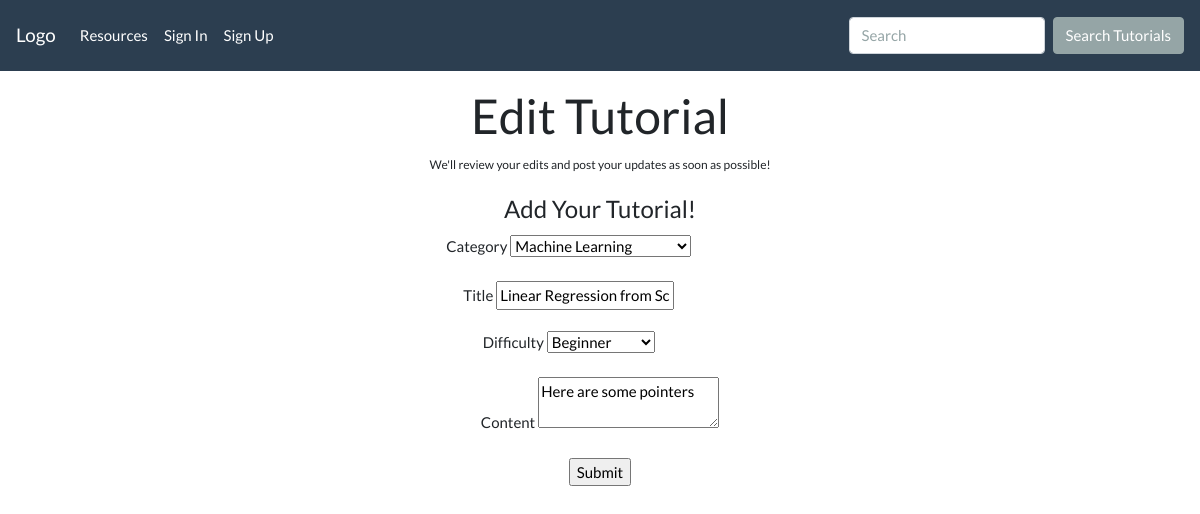
The app's page /tutorials/edit/1, older data.
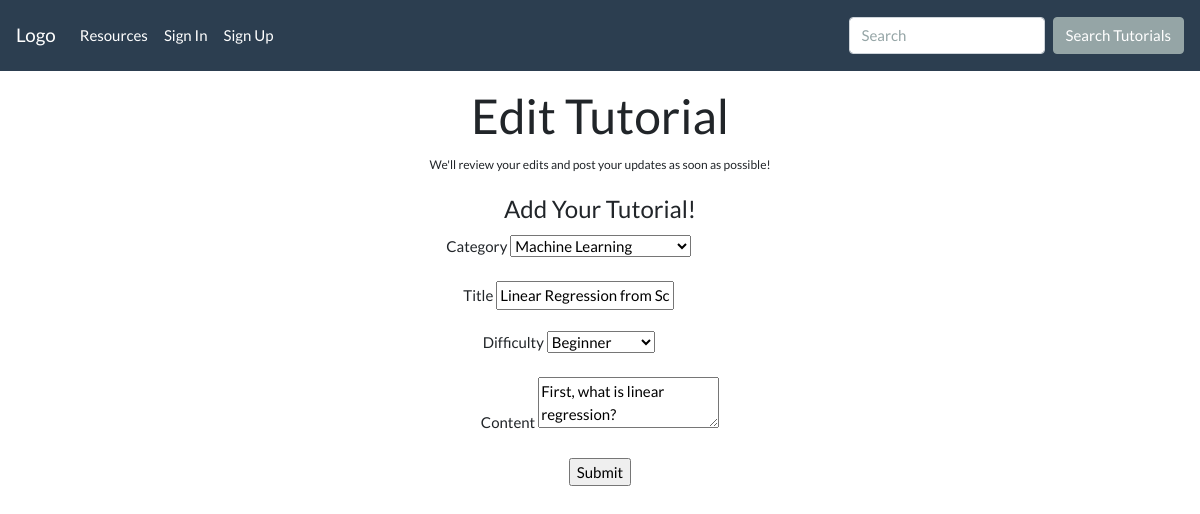
The same page, newer data.
### tutorial_app/models.py (models this page shows)
class Tutorial(db.Model):
    id = db.Column(db.Integer, primary_key=True)
    category = db.Column(
        db.Enum(TutorialCategory), default=TutorialCategory.OTHER
    )
    title = db.Column(db.String(40), nullable=False)
    difficulty = db.Column(
        db.Enum(Difficulty), default=Difficulty.INTERMEDIATE
    )
    body = db.Column(db.String(10000), nullable=False)
    saved_by = db.relationship(
        "User",
        secondary="saved_tutorials",
        back_populates="saved_tutorials",
    )

### tutorial_app/main/routes.py (the view, shortened to what this page needs)
@main.route("/tutorials/edit/<tutorial_id>", methods=["GET", "POST"])
def edit_tutorial(tutorial_id):
    tutorial = Tutorial.query.get(tutorial_id)
    form = TutorialForm(obj=tutorial)
    return render_template("edit_tutorial.html", form=form, tutorial=tutorial)

### tutorial_app/main/forms.py
class TutorialForm(FlaskForm):
    category = SelectField(
        "Category",
        choices=TutorialCategory.choices(),
        validators=[DataRequired()],
    )
    title = StringField("Title", validators=[DataRequired(), Length(max=80)])
    difficulty = SelectField(
        "Difficulty",
        choices=Difficulty.choices(),
        validators=[DataRequired()],
    )
    body = TextAreaField(
        "Content", validators=[DataRequired(), Length(min=5)]
    )
    submit = SubmitField("Submit")

### tutorial_app/utils.py (called while the page is built)
    def __str__(self):
        return str(self.value)

### tutorial_app/templates/edit_tutorial.html (shortened to what this page needs)
{% extends 'base.html' %}
{% block content %}
<div class="col-md-9 text-center m-auto">
  <h1 class="mt-3">Edit Tutorial</h1>
  <small>We'll review your edits and post your updates as soon as possible!</small>
  <form action="{{ url_for('main.edit_tutorial', tutorial_id=tutorial.id) }}" method="POST" class="m-auto text-center col-md-6">
    <fieldset>
      <legend class="mt-3">Add Your Tutorial!</legend>
      <div class="form-group col">
        <div class="col-sm-10">
          {{ form.category.label }}
          {{ form.category }}
        </div>
      </div>
      <div class="form-group col">
        <div class="col-sm-10">
          {{ form.title.label }}
          {{ form.title }}
        </div>
      </div>
      <div class="form-group col">
        <div class="col-sm-10">
          {{ form.difficulty.label }}
          {{ form.difficulty }}
        </div>
      </div>
      <div class="form-group">
        {{ form.body.label }}
          {{ form.body }}
      </div>
      {{ form.submit }}
    </fieldset>
  </form>
</div>
{% endblock %}

Row changes from the older to the newer data that the page shows:
changed Tutorial "Machine Learning": body "Here are some pointers" → "First, what is linear regression?"
